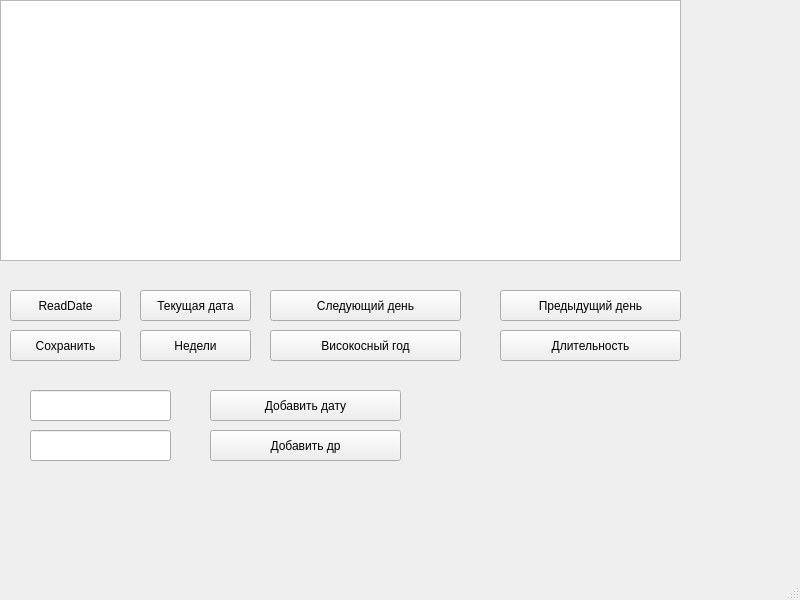
<?xml version="1.0" encoding="UTF-8"?>
<ui version="4.0">
 <class>MainWindow</class>
 <widget class="QMainWindow" name="MainWindow">
  <property name="geometry">
   <rect>
    <x>0</x>
    <y>0</y>
    <width>800</width>
    <height>600</height>
   </rect>
  </property>
  <property name="windowTitle">
   <string>MainWindow</string>
  </property>
  <widget class="QWidget" name="centralwidget">
   <widget class="QTableWidget" name="TableWidget">
    <property name="geometry">
     <rect>
      <x>0</x>
      <y>0</y>
      <width>681</width>
      <height>261</height>
     </rect>
    </property>
   </widget>
   <widget class="QPushButton" name="getDataFromFile">
    <property name="geometry">
     <rect>
      <x>10</x>
      <y>290</y>
      <width>111</width>
      <height>31</height>
     </rect>
    </property>
    <property name="text">
     <string>ReadDate</string>
    </property>
   </widget>
   <widget class="QPushButton" name="saveBtn">
    <property name="geometry">
     <rect>
      <x>10</x>
      <y>330</y>
      <width>111</width>
      <height>31</height>
     </rect>
    </property>
    <property name="text">
     <string>Сохранить</string>
    </property>
   </widget>
   <widget class="QPushButton" name="addNext">
    <property name="geometry">
     <rect>
      <x>270</x>
      <y>290</y>
      <width>191</width>
      <height>31</height>
     </rect>
    </property>
    <property name="text">
     <string>Следующий день</string>
    </property>
   </widget>
   <widget class="QPushButton" name="addPrev">
    <property name="geometry">
     <rect>
      <x>500</x>
      <y>290</y>
      <width>181</width>
      <height>31</height>
     </rect>
    </property>
    <property name="text">
     <string>Предыдущий день</string>
    </property>
   </widget>
   <widget class="QPushButton" name="addIsLeap">
    <property name="geometry">
     <rect>
      <x>270</x>
      <y>330</y>
      <width>191</width>
      <height>31</height>
     </rect>
    </property>
    <property name="text">
     <string>Високосный год</string>
    </property>
   </widget>
   <widget class="QPushButton" name="addWeak">
    <property name="geometry">
     <rect>
      <x>140</x>
      <y>330</y>
      <width>111</width>
      <height>31</height>
     </rect>
    </property>
    <property name="text">
     <string>Недели</string>
    </property>
   </widget>
   <widget class="QPushButton" name="addDur">
    <property name="geometry">
     <rect>
      <x>500</x>
      <y>330</y>
      <width>181</width>
      <height>31</height>
     </rect>
    </property>
    <property name="text">
     <string>Длительность</string>
    </property>
   </widget>
   <widget class="QPushButton" name="addBith">
    <property name="geometry">
     <rect>
      <x>210</x>
      <y>430</y>
      <width>191</width>
      <height>31</height>
     </rect>
    </property>
    <property name="text">
     <string>Добавить др</string>
    </property>
   </widget>
   <widget class="QPushButton" name="addDate">
    <property name="geometry">
     <rect>
      <x>210</x>
      <y>390</y>
      <width>191</width>
      <height>31</height>
     </rect>
    </property>
    <property name="text">
     <string>Добавить дату</string>
    </property>
   </widget>
   <widget class="QPushButton" name="addCurrDate">
    <property name="geometry">
     <rect>
      <x>140</x>
      <y>290</y>
      <width>111</width>
      <height>31</height>
     </rect>
    </property>
    <property name="text">
     <string>Текущая дата</string>
    </property>
   </widget>
   <widget class="QLineEdit" name="lineEditAddItem">
    <property name="geometry">
     <rect>
      <x>30</x>
      <y>390</y>
      <width>141</width>
      <height>31</height>
     </rect>
    </property>
   </widget>
   <widget class="QLineEdit" name="lineEditBirth">
    <property name="geometry">
     <rect>
      <x>30</x>
      <y>430</y>
      <width>141</width>
      <height>31</height>
     </rect>
    </property>
   </widget>
  </widget>
  <widget class="QMenuBar" name="menubar">
   <property name="geometry">
    <rect>
     <x>0</x>
     <y>0</y>
     <width>800</width>
     <height>17</height>
    </rect>
   </property>
  </widget>
  <widget class="QStatusBar" name="statusbar"/>
 </widget>
 <resources/>
 <connections/>
</ui>
